Frame 1 (no input): blank canvas, image omitted
Frame 60 (no input): blank canvas, image omitted
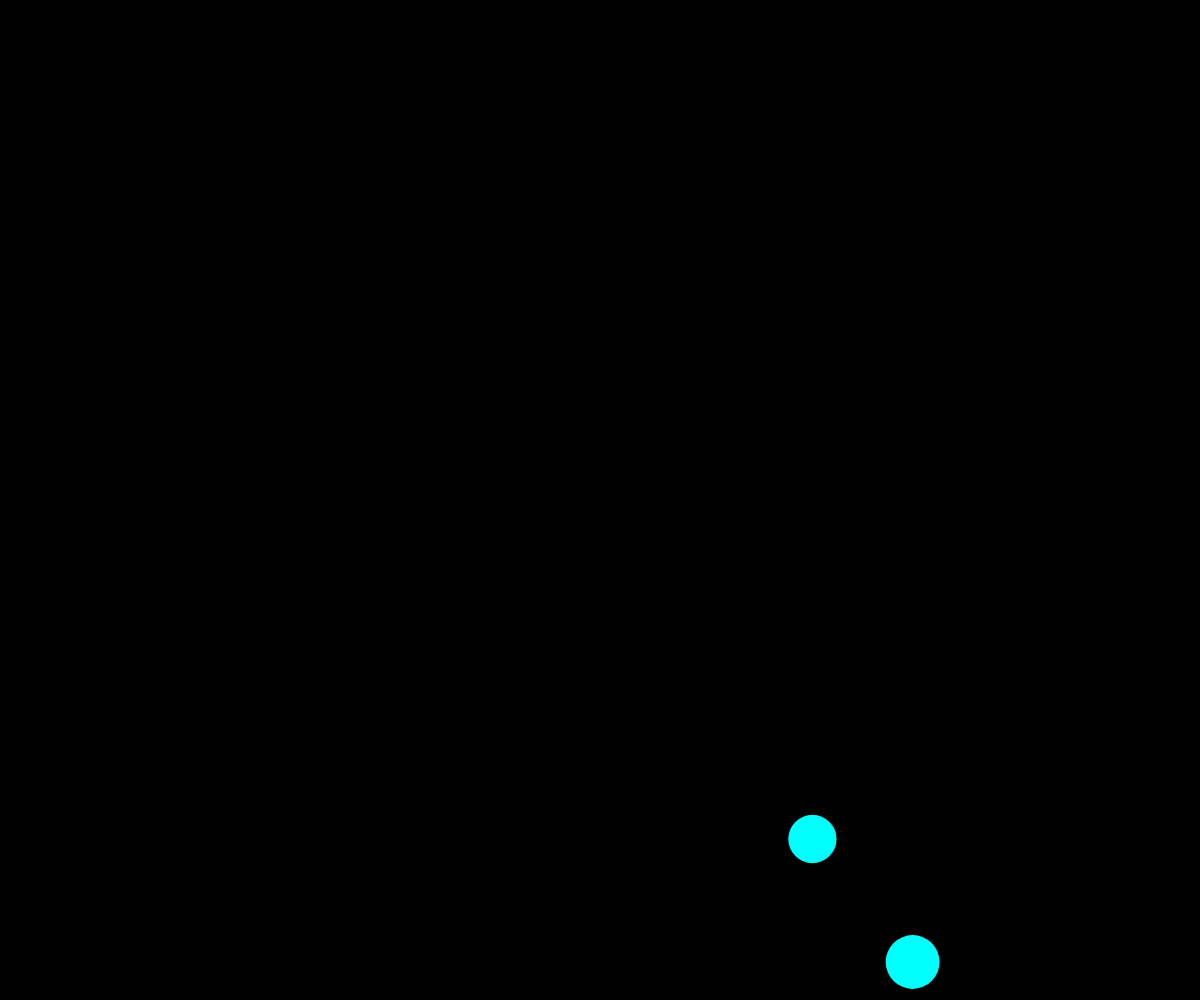
Frame 120 (the mouse pressed at the canvas centre since frame 60)

The p5.js sketch whose frames 1 and 60 were blank and that drew this single picture after the mouse press (run headless with seeded random() and noise() and a simulated clock; from frame 60 on, the mouse is pressed at the canvas centre):

// p5.js sketch
// ── sketch.js
// Bubble OOP Demo
// Jinny Kim
// 02. 04. 2021

let theBubbles = [];

function setup() {
  createCanvas(windowWidth, windowHeight);
  window.setInterval(spawnBubble, 500); //runs the function every 500 milliseconds (half a second)
}

function draw() {
  background("black");
  for (let i = theBubbles.length - 1; i >= 0; i--) {
    if (theBubbles[i].isPopped) {
      theBubbles.splice(i, 1);
    }
    else {
      theBubbles[i].move();
      theBubbles[i].display();
    }
    
  }
}

function spawnBubble() {
  let someBubble = new Bubble();
  theBubbles.push(someBubble);

}

class Bubble {
  constructor() {
    this.x = random(width);
    this.y = height + 100;
    this.dx = 0;
    this.dy = -3;
    this.radius = random(20, 40);
    this.theta = 0;
    this.isAlive = true;
    this.whenIDied = 0;
    this.waitTime = 1000;
    this.isPopped = false;

  }

  move() {
    if (this.y - this.radius > 0) {
      //basic movement
      this.x += this.dx;
      this.y += this.dy;
  
      //random move left/right
      this.dx = map(noise(this.theta), 0, 1, -5, 5);
      this.theta += 0.01;

    }
    //when it hits the top
    else if (this.isAlive) {
      this.isAlive = false;
      this.whenIDied = millis();
    }
    //stuck on the top
    else {
      if (millis() > this.whenIDied + this.waitTime) {
        this.isPopped = true;
      }
    }
  }

  display() {
    if (!this.isPopped) {
      noStroke();
      fill("cyan");
      ellipse(this.x, this.y, this.radius*2, this.radius*2);
    }
  }
}
